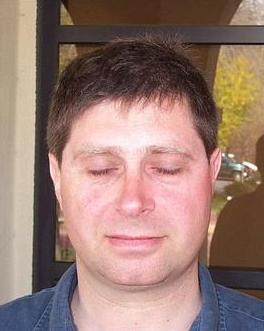
#> input picture assignment-3/train_data/Faces_easy/image_0010.jpg, 264 x 331 px; its folder holds only this picture in this run
$ python main.py
#> lines starting #> are read from the running program, lines starting #| are printed output that depends on the picture
#> in get_images, `img = cv2.imread(image,0)`:
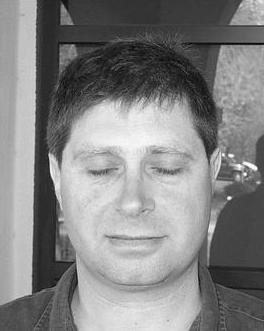
#> img: shape (331, 264); min 0, max 255, mean 131.1
### assignment-3/utils.py
import cv2
from matplotlib import pyplot as plt
from glob import glob
import numpy as np
from sklearn.cluster import KMeans
from sklearn.preprocessing import StandardScaler
from sklearn.naive_bayes import GaussianNB
from sklearn.metrics import accuracy_score,confusion_matrix

def get_images(path):
    image_list = {}
    image_count = 0
    for file in glob(path+"*"):
        category = file.split("/")[-1]
        print("Category ",category)
        image_list[category] = []
        for image in glob(path+category+"/*"):
            #print("File ",image)
            img = cv2.imread(image,0)
            image_list[category].append(img)
            image_count+=1
#> pass 2 of the loop in get_images, `for file in glob(path+"*"):`:
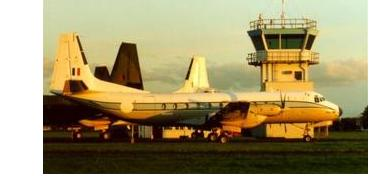
#> input picture assignment-3/train_data/airplanes/image_0013.jpg, 392 x 176 px
#> in get_images, `img = cv2.imread(image,0)`:
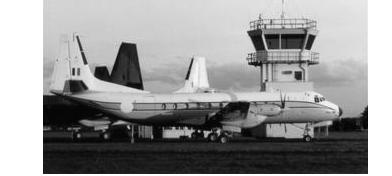
#> img: shape (176, 392); min 0, max 255, mean 151.5
    return [image_list,image_count]

# [13 lines left out: function plotHist, not called in this run]

### assignment-3/object_classifier.py
import cv2
from matplotlib import pyplot as plt
from glob import glob
import numpy as np
from sklearn.cluster import KMeans
from sklearn.preprocessing import StandardScaler
from sklearn.naive_bayes import GaussianNB
from sklearn.metrics import accuracy_score,confusion_matrix
from utils import *

def extract_sift_features(image):
    sift_object = cv2.xfeatures2d.SIFT_create()
    keypoints, descriptors = sift_object.detectAndCompute(image, None)
    return [keypoints, descriptors]

def kmeans(descriptor_list,num_clusters):
    vStack = np.array(descriptor_list[0])
    for remaining in descriptor_list[1:]:
        vStack = np.vstack((vStack, remaining))
    descriptor_vstack = vStack.copy()
    k_means_obj = KMeans(n_clusters=num_clusters,n_jobs=-1)
    k_means_ret = k_means_obj.fit_predict(descriptor_vstack)
    return [k_means_obj,k_means_ret]

# [33 lines left out: functions develop_bag_of_words, preprocessing, train, recognize_image, not called in this run]

def train_model(train_path,NUM_CLUSTERS):
    images, image_count = get_images(train_path)
    print(image_count)
    label_count = 0
    train_labels = np.array([])
    label_encoding = {}
    descriptor_list = []
    for label,image_list in images.iteritems():
        label_encoding[str(label_count)] = label
        print("Computing features for ",label)
        for img in image_list:
            train_labels = np.append(train_labels,label_count)
            kp,desc = extract_sift_features(img)
            descriptor_list.append(desc)

        label_count+=1
#> this loop made 2 passes
#> label_count on passes 1 to 2: 1, 2
#> after the loop, descriptor_list = 2 items; label_count = 2; label_encoding = {'0': 'Faces_easy', '1': 'airplanes'}
    print("Descriptor list size",len(descriptor_list))
#| Descriptor list size 2
    k_means_obj,k_means_ret = kmeans(descriptor_list=descriptor_list,num_clusters=NUM_CLUSTERS)
#> in kmeans, `vStack = np.array(descriptor_list[0])`:
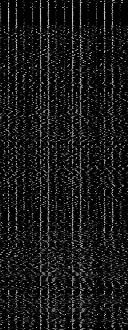
#> vStack: shape (330, 128) float32; min 0, max 208, mean 24
#> the loop in kmeans, `for remaining in descriptor_list[1:]:` made 1 pass
#> pass 1, in kmeans, `vStack = np.vstack((vStack, remaining))`:
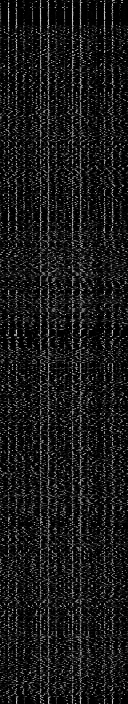
#> vStack: shape (704, 128) float32; min 0, max 214, mean 24.6
    np.save('k_means_ret.npy',k_means_ret)
    num_images = len(descriptor_list)
    final_histogram = develop_bag_of_words(descriptor_list=descriptor_list,k_means_ret=k_means_ret,num_clusters=NUM_CLUSTERS,num_images=num_images)
    scale,final_histogram = preprocessing(final_histogram)
    np.save('bag_of_words.npy',final_histogram)
    clf= train(final_histogram,train_labels)
    return [clf,final_histogram,label_encoding,k_means_obj]

# [17 lines left out: function test_model, not called in this run]

### assignment-3/main.py
import cv2
from matplotlib import pyplot as plt
from glob import glob
import numpy as np
from sklearn.cluster import KMeans
from sklearn.preprocessing import StandardScaler
from sklearn.naive_bayes import GaussianNB
from sklearn.metrics import accuracy_score,confusion_matrix
from utils import *
from object_classifier import *

train_path = "/media/prajwala/40267F2A267F2058/Computer Engg/8th sem/computer-vision/assignment-3/train_data/"
test_path = "/media/prajwala/40267F2A267F2058/Computer Engg/8th sem/computer-vision/assignment-3/test_data/"
NUM_CLUSTERS = 120

#> (the run stopped early here; a loop or call above may not have finished)
